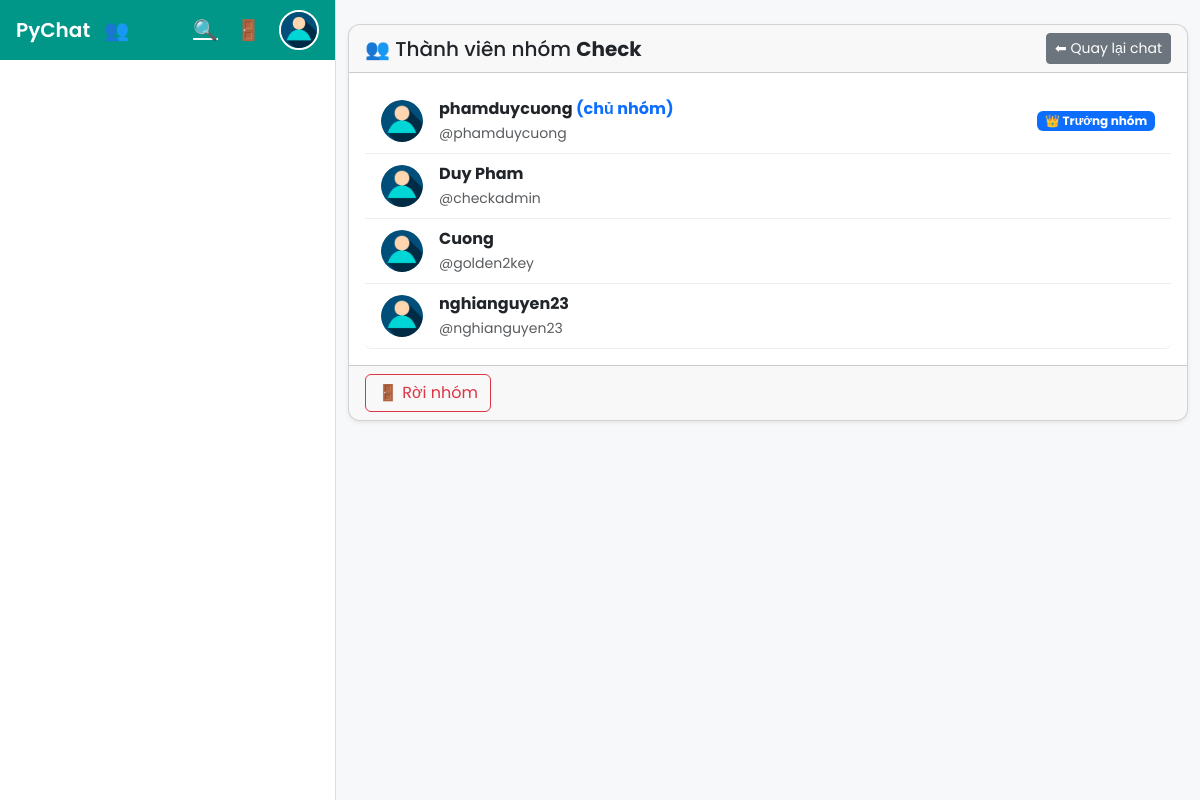
The app's page /chat/group/5/members/ (signed in) with its own data.
### chat/models.py (models this page shows, shortened)
class GroupChat(models.Model):
    name = models.CharField(max_length=50)
    owner = models.ForeignKey(
        UserProfile, on_delete=models.CASCADE, related_name='owned_groups'
    )
    members = models.ManyToManyField(UserProfile, related_name='joined_groups')
    created_at = models.DateTimeField(auto_now_add=True, null=True)

class UserProfile(models.Model):
    user = models.OneToOneField(
        User,
        on_delete=models.CASCADE,
        related_name="profile",
        null=True, blank=True,  # ✅ cho phép tạm null để migrate an toàn
    )
    name = models.CharField(max_length=25)
    email = models.EmailField(unique=True)
    username = models.CharField(max_length=20, unique=True)
    bio = models.TextField(blank=True, null=True)
    avatar = models.ImageField(upload_to='avatars/', blank=True, null=True)

### chat/views.py (the view)
# urls.py: path("group/<int:group_id>/members/", views.view_group_members, name="view_group_members"),
@login_required
def view_group_members(request, group_id):
    group = get_object_or_404(GroupChat, id=group_id)
    return render(request, "chat/group_members.html", {
        "group": group,
        "members": group.members.all(),
    })

### chat/templates/chat/group_members.html (shortened to what this page needs)
{% extends "chat/Base.html" %}
{% load static %}
{% block content %}
<div class="container mt-4">
  <div class="card shadow-sm">
    <div class="card-header d-flex justify-content-between align-items-center">
      <h5 class="mb-0">👥 Thành viên nhóm <strong>{{ group.name }}</strong></h5>
      <div>
        <a href="{% url 'chat:group_chat' group.id %}" class="btn btn-sm btn-secondary">
          ⬅ Quay lại chat
        </a>
      </div>
    </div>
    <div class="card-body">
      {% if members %}
      <ul class="list-group">
        {% for member in members %}
        <li class="list-group-item d-flex justify-content-between align-items-center">
          <div class="d-flex align-items-center gap-3">
            <img src="{% static 'images/user_image.jpg' %}" alt="avatar"
                 class="rounded-circle" width="42" height="42">
            <div>
              <strong>
                {{ member.name }}
                {% if member == group.owner %}
                  <span class="text-primary">(chủ nhóm)</span>
                {% endif %}
              </strong><br>
              <small class="text-muted">@{{ member.username }}</small>
            </div>
          </div>
          {% if request.user == group.owner and member != group.owner %}
          <a href="{% url 'chat:remove_member' group.id member.username %}"
             class="btn btn-sm btn-outline-danger"
             onclick="return confirm('Bạn có chắc muốn xóa {{ member.name }} khỏi nhóm không?')">
            ❌ Xóa
          </a>
          {% elif member == group.owner %}
          <span class="badge bg-primary">👑 Trưởng nhóm</span>
          {% endif %}
        </li>
        {% endfor %}
      </ul>
      {% else %}
        <p class="text-muted text-center mt-3">Không có thành viên nào trong nhóm.</p>
      {% endif %}
    </div>
    <div class="card-footer d-flex justify-content-between">
      <a href="{% url 'chat:leave_group' group.id %}"
         class="btn btn-outline-danger"
         onclick="return confirm('Bạn có chắc muốn rời khỏi nhóm {{ group.name }} không?')">
        🚪 Rời nhóm
      </a>
    </div>
  </div>
</div>
{% endblock %}

### chat/templates/chat/Base.html (style rules this page uses)
* { box-sizing: border-box; }
body { margin: 0; font-family: 'Poppins', sans-serif; background: #f1f3f6; height: 100vh; overflow: hidden; }

### chat/templates/chat/group_members.html (style rules this page uses)
.card { border-radius: 12px; overflow: hidden; }
.list-group-item { border: none; border-bottom: 1px solid #eee; transition: background 0.2s; }

### records on screen
GroupChat: name "Check"
UserProfile: name "phamduycuong", shows "(chủ nhóm)", username "phamduycuong", shows "👑 Trưởng nhóm"
UserProfile: name "Duy Pham", username "checkadmin"
UserProfile: name "Cuong", username "golden2key"
UserProfile: name "nghianguyen23", username "nghianguyen23"
